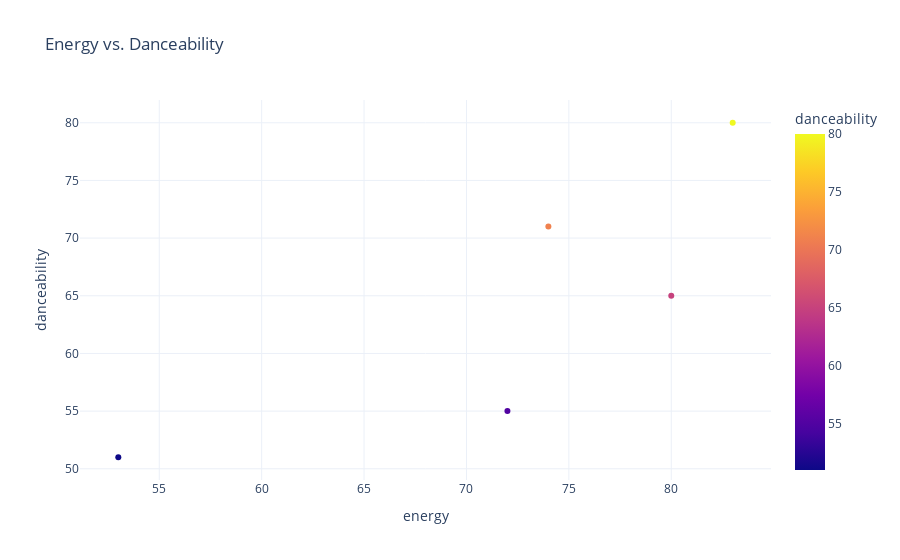

The code cell stored with this chart in its notebook:
### Code cell
px.scatter(df_analysis, x='energy', y='danceability',color = 'danceability', 
           color_continuous_scale=px.colors.sequential.Plasma,template='plotly_white',
           title = "Energy vs. Danceability")

### Figure 1 — Plotly figure (JSON) as saved in the notebook; plotly's stock layout.template omitted (floating-point values rounded to 4 significant figures)
{"data": [{"hovertemplate": "energy=%{x}<br>danceability=%{marker.color}<extra></extra>", "legendgroup": "", "marker": {"color": [80, 71, 51, 55, 65], "coloraxis": "coloraxis", "symbol": "circle"}, "mode": "markers", "name": "", "orientation": "v", "showlegend": false, "type": "scatter", "x": [83, 74, 53, 72, 80], "xaxis": "x", "y": [80, 71, 51, 55, 65], "yaxis": "y"}], "layout": {"autosize": true, "coloraxis": {"colorbar": {"title": {"text": "danceability"}}, "colorscale": [[0, "#0d0887"], [0.1111, "#46039f"], [0.2222, "#7201a8"], [0.3333, "#9c179e"], [0.4444, "#bd3786"], [0.5556, "#d8576b"], [0.6667, "#ed7953"], [0.7778, "#fb9f3a"], [0.8889, "#fdca26"], [1, "#f0f921"]]}, "legend": {"tracegroupgap": 0}, "title": {"text": "Energy vs. Danceability"}, "xaxis": {"anchor": "y", "autorange": true, "domain": [0, 1], "range": [51.16, 84.84], "title": {"text": "energy"}, "type": "linear"}, "yaxis": {"anchor": "x", "autorange": true, "domain": [0, 1], "range": [48.61, 82.39], "title": {"text": "danceability"}, "type": "linear"}}}
